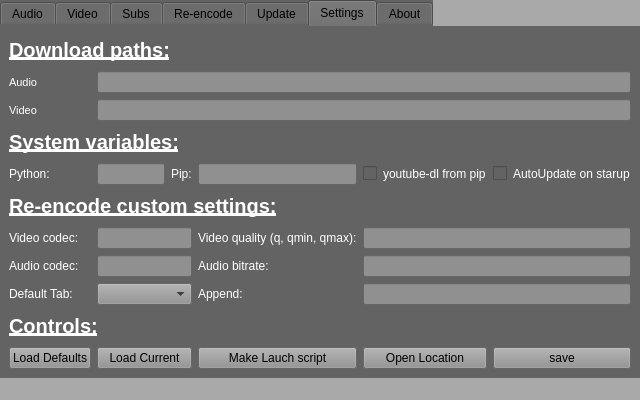
<?xml version="1.0" encoding="UTF-8"?>
<ui version="4.0">
 <class>ytdl</class>
 <widget class="QMainWindow" name="ytdl">
  <property name="geometry">
   <rect>
    <x>0</x>
    <y>0</y>
    <width>640</width>
    <height>400</height>
   </rect>
  </property>
  <property name="minimumSize">
   <size>
    <width>640</width>
    <height>400</height>
   </size>
  </property>
  <property name="palette">
   <palette>
    <active>
     <colorrole role="Button">
      <brush brushstyle="SolidPattern">
       <color alpha="255">
        <red>169</red>
        <green>169</green>
        <blue>169</blue>
       </color>
      </brush>
     </colorrole>
     <colorrole role="Base">
      <brush brushstyle="SolidPattern">
       <color alpha="255">
        <red>169</red>
        <green>169</green>
        <blue>169</blue>
       </color>
      </brush>
     </colorrole>
     <colorrole role="Window">
      <brush brushstyle="SolidPattern">
       <color alpha="255">
        <red>169</red>
        <green>169</green>
        <blue>169</blue>
       </color>
      </brush>
     </colorrole>
     <colorrole role="AlternateBase">
      <brush brushstyle="SolidPattern">
       <color alpha="255">
        <red>0</red>
        <green>0</green>
        <blue>0</blue>
       </color>
      </brush>
     </colorrole>
    </active>
    <inactive>
     <colorrole role="Button">
      <brush brushstyle="SolidPattern">
       <color alpha="255">
        <red>169</red>
        <green>169</green>
        <blue>169</blue>
       </color>
      </brush>
     </colorrole>
     <colorrole role="Base">
      <brush brushstyle="SolidPattern">
       <color alpha="255">
        <red>169</red>
        <green>169</green>
        <blue>169</blue>
       </color>
      </brush>
     </colorrole>
     <colorrole role="Window">
      <brush brushstyle="SolidPattern">
       <color alpha="255">
        <red>169</red>
        <green>169</green>
        <blue>169</blue>
       </color>
      </brush>
     </colorrole>
     <colorrole role="AlternateBase">
      <brush brushstyle="SolidPattern">
       <color alpha="255">
        <red>0</red>
        <green>0</green>
        <blue>0</blue>
       </color>
      </brush>
     </colorrole>
    </inactive>
    <disabled>
     <colorrole role="Button">
      <brush brushstyle="SolidPattern">
       <color alpha="255">
        <red>169</red>
        <green>169</green>
        <blue>169</blue>
       </color>
      </brush>
     </colorrole>
     <colorrole role="Base">
      <brush brushstyle="SolidPattern">
       <color alpha="255">
        <red>169</red>
        <green>169</green>
        <blue>169</blue>
       </color>
      </brush>
     </colorrole>
     <colorrole role="Window">
      <brush brushstyle="SolidPattern">
       <color alpha="255">
        <red>169</red>
        <green>169</green>
        <blue>169</blue>
       </color>
      </brush>
     </colorrole>
     <colorrole role="AlternateBase">
      <brush brushstyle="SolidPattern">
       <color alpha="255">
        <red>0</red>
        <green>0</green>
        <blue>0</blue>
       </color>
      </brush>
     </colorrole>
    </disabled>
   </palette>
  </property>
  <property name="windowTitle">
   <string>yt-dl</string>
  </property>
  <property name="windowIcon">
   <iconset>
    <normaloff>y.ico</normaloff>y.ico</iconset>
  </property>
  <property name="styleSheet">
   <string notr="true">background-color: #A9A9A9;</string>
  </property>
  <widget class="QWidget" name="centralwidget">
   <layout class="QHBoxLayout" name="horizontalLayout">
    <property name="leftMargin">
     <number>0</number>
    </property>
    <property name="topMargin">
     <number>0</number>
    </property>
    <property name="rightMargin">
     <number>0</number>
    </property>
    <property name="bottomMargin">
     <number>0</number>
    </property>
    <item>
     <widget class="QTabWidget" name="tabWidget">
      <property name="styleSheet">
       <string notr="true">background-color: #636363;  border-color: #000000;</string>
      </property>
      <property name="currentIndex">
       <number>5</number>
      </property>
      <widget class="QWidget" name="audio_tab">
       <attribute name="title">
        <string>Audio</string>
       </attribute>
       <layout class="QGridLayout" name="gridLayout_2">
        <item row="2" column="2">
         <widget class="QLabel" name="aud_playlist_label">
          <property name="styleSheet">
           <string notr="true">color: #FFFFFF;</string>
          </property>
          <property name="text">
           <string>1-3,7,9</string>
          </property>
         </widget>
        </item>
        <item row="2" column="1">
         <widget class="QLineEdit" name="aud_playlist_bar">
          <property name="enabled">
           <bool>false</bool>
          </property>
          <property name="styleSheet">
           <string notr="true">background-color: #707070;</string>
          </property>
         </widget>
        </item>
        <item row="2" column="3">
         <widget class="QPushButton" name="aud_download_button">
          <property name="styleSheet">
           <string notr="true">background-color: #909090;</string>
          </property>
          <property name="text">
           <string>Download</string>
          </property>
         </widget>
        </item>
        <item row="3" column="0" colspan="4">
         <widget class="QTextBrowser" name="aud_output_console">
          <property name="font">
           <font>
            <pointsize>10</pointsize>
           </font>
          </property>
          <property name="styleSheet">
           <string notr="true">background-color: #000000; color: #FFFFFF;</string>
          </property>
          <property name="openExternalLinks">
           <bool>true</bool>
          </property>
         </widget>
        </item>
        <item row="2" column="0">
         <widget class="QCheckBox" name="aud_playlist_checkbox">
          <property name="styleSheet">
           <string notr="true">Color: #FFFFFF;</string>
          </property>
          <property name="text">
           <string>playlist:</string>
          </property>
         </widget>
        </item>
        <item row="0" column="0">
         <widget class="QLabel" name="aud_url_label">
          <property name="styleSheet">
           <string notr="true">Color: #FFFFFF;</string>
          </property>
          <property name="text">
           <string>Url:</string>
          </property>
         </widget>
        </item>
        <item row="0" column="3">
         <widget class="QPushButton" name="aud_folder_button">
          <property name="styleSheet">
           <string notr="true">background-color: #909090;</string>
          </property>
          <property name="text">
           <string>Open</string>
          </property>
          <property name="icon">
           <iconset>
            <normaloff>gui/folder-open-solid.svg</normaloff>gui/folder-open-solid.svg</iconset>
          </property>
         </widget>
        </item>
        <item row="0" column="1">
         <widget class="QLineEdit" name="aud_url_bar">
          <property name="styleSheet">
           <string notr="true">background-color: #909090;</string>
          </property>
         </widget>
        </item>
        <item row="0" column="2">
         <widget class="QCheckBox" name="aud_login_checkbox">
          <property name="styleSheet">
           <string notr="true">Color: #FFFFFF;</string>
          </property>
          <property name="text">
           <string>use login</string>
          </property>
         </widget>
        </item>
       </layout>
      </widget>
      <widget class="QWidget" name="video_tab">
       <attribute name="title">
        <string>Video</string>
       </attribute>
       <layout class="QGridLayout" name="gridLayout_3">
        <item row="4" column="2">
         <widget class="QRadioButton" name="vid_best_radio">
          <property name="styleSheet">
           <string notr="true">color: #FFFFFF;</string>
          </property>
          <property name="text">
           <string>Best</string>
          </property>
         </widget>
        </item>
        <item row="4" column="3">
         <widget class="QRadioButton" name="vid_normal_radio">
          <property name="styleSheet">
           <string notr="true">color: #FFFFFF;</string>
          </property>
          <property name="text">
           <string>Normal</string>
          </property>
         </widget>
        </item>
        <item row="0" column="1">
         <widget class="QLabel" name="vid_url_label">
          <property name="styleSheet">
           <string notr="true">Color: #FFFFFF;</string>
          </property>
          <property name="text">
           <string>Url:</string>
          </property>
         </widget>
        </item>
        <item row="4" column="8">
         <widget class="QLabel" name="vid_guality2_label">
          <property name="styleSheet">
           <string notr="true">Color: #FFFFFF</string>
          </property>
          <property name="text">
           <string>Vid+Aud</string>
          </property>
         </widget>
        </item>
        <item row="4" column="4">
         <widget class="QRadioButton" name="vid_custom_radio">
          <property name="styleSheet">
           <string notr="true">color: #FFFFFF;</string>
          </property>
          <property name="text">
           <string>custom:</string>
          </property>
         </widget>
        </item>
        <item row="2" column="1">
         <widget class="QCheckBox" name="vid_playlist_checkbox">
          <property name="styleSheet">
           <string notr="true">Color: #FFFFFF;</string>
          </property>
          <property name="text">
           <string>playlist:</string>
          </property>
         </widget>
        </item>
        <item row="4" column="5" colspan="3">
         <widget class="QLineEdit" name="vid_quality_bar">
          <property name="enabled">
           <bool>false</bool>
          </property>
          <property name="styleSheet">
           <string notr="true">background-color: #707070;</string>
          </property>
         </widget>
        </item>
        <item row="2" column="2" colspan="6">
         <widget class="QLineEdit" name="vid_playlist_bar">
          <property name="enabled">
           <bool>false</bool>
          </property>
          <property name="styleSheet">
           <string notr="true">background-color: #707070;</string>
          </property>
         </widget>
        </item>
        <item row="2" column="9">
         <widget class="QPushButton" name="vid_download_button">
          <property name="styleSheet">
           <string notr="true">background-color: #909090;</string>
          </property>
          <property name="text">
           <string>Download</string>
          </property>
         </widget>
        </item>
        <item row="2" column="8">
         <widget class="QLabel" name="vid_playlist_label">
          <property name="styleSheet">
           <string notr="true">Color: #FFFFFF</string>
          </property>
          <property name="text">
           <string>1-3,7,9</string>
          </property>
         </widget>
        </item>
        <item row="4" column="1">
         <widget class="QLabel" name="vid_quality_label">
          <property name="styleSheet">
           <string notr="true">Color: #FFFFFF;</string>
          </property>
          <property name="text">
           <string>Quality:</string>
          </property>
         </widget>
        </item>
        <item row="4" column="9">
         <widget class="QPushButton" name="vid_quality_button">
          <property name="styleSheet">
           <string notr="true">background-color: #909090;</string>
          </property>
          <property name="text">
           <string>List quality</string>
          </property>
         </widget>
        </item>
        <item row="7" column="1" colspan="9">
         <widget class="QTextBrowser" name="vid_output_console">
          <property name="font">
           <font>
            <pointsize>10</pointsize>
           </font>
          </property>
          <property name="styleSheet">
           <string notr="true">background-color: #000000; color: #FFFFFF;</string>
          </property>
         </widget>
        </item>
        <item row="0" column="9">
         <widget class="QPushButton" name="vid_folder_button">
          <property name="styleSheet">
           <string notr="true">background-color: #909090;</string>
          </property>
          <property name="text">
           <string>Open</string>
          </property>
          <property name="icon">
           <iconset>
            <normaloff>gui/folder-open-solid.svg</normaloff>gui/folder-open-solid.svg</iconset>
          </property>
         </widget>
        </item>
        <item row="0" column="2" colspan="6">
         <widget class="QLineEdit" name="vid_url_bar">
          <property name="styleSheet">
           <string notr="true">background-color: #909090;</string>
          </property>
         </widget>
        </item>
        <item row="0" column="8">
         <widget class="QCheckBox" name="vid_login_checkbox">
          <property name="styleSheet">
           <string notr="true">Color: #FFFFFF;</string>
          </property>
          <property name="text">
           <string>use login</string>
          </property>
         </widget>
        </item>
       </layout>
      </widget>
      <widget class="QWidget" name="subs_tab">
       <attribute name="title">
        <string>Subs</string>
       </attribute>
       <layout class="QGridLayout" name="gridLayout_4">
        <item row="2" column="1">
         <widget class="QCheckBox" name="sub_lang_checkbox">
          <property name="styleSheet">
           <string notr="true">Color: #FFFFFF;</string>
          </property>
          <property name="text">
           <string>Lang:</string>
          </property>
         </widget>
        </item>
        <item row="2" column="6">
         <widget class="QPushButton" name="sub_lang_button">
          <property name="styleSheet">
           <string notr="true">background-color: #909090;</string>
          </property>
          <property name="text">
           <string>List lang</string>
          </property>
         </widget>
        </item>
        <item row="1" column="1">
         <widget class="QCheckBox" name="sub_playlist_checkbox">
          <property name="styleSheet">
           <string notr="true">Color: #FFFFFF;</string>
          </property>
          <property name="text">
           <string>playlist:</string>
          </property>
         </widget>
        </item>
        <item row="1" column="3" colspan="2">
         <widget class="QLineEdit" name="sub_playlist_bar">
          <property name="enabled">
           <bool>false</bool>
          </property>
          <property name="styleSheet">
           <string notr="true">background-color: #707070;</string>
          </property>
          <property name="text">
           <string/>
          </property>
         </widget>
        </item>
        <item row="2" column="3">
         <widget class="QLineEdit" name="sub_lang_bar">
          <property name="enabled">
           <bool>false</bool>
          </property>
          <property name="styleSheet">
           <string notr="true">background-color: #707070;</string>
          </property>
         </widget>
        </item>
        <item row="0" column="6">
         <widget class="QPushButton" name="sub_folder_button">
          <property name="styleSheet">
           <string notr="true">background-color: #909090;</string>
          </property>
          <property name="text">
           <string>Open</string>
          </property>
          <property name="icon">
           <iconset>
            <normaloff>gui/folder-open-solid.svg</normaloff>gui/folder-open-solid.svg</iconset>
          </property>
         </widget>
        </item>
        <item row="1" column="6">
         <widget class="QPushButton" name="sub_download_button">
          <property name="styleSheet">
           <string notr="true">background-color: #909090;</string>
          </property>
          <property name="text">
           <string>Download</string>
          </property>
         </widget>
        </item>
        <item row="0" column="1">
         <widget class="QLabel" name="sub_url_label">
          <property name="styleSheet">
           <string notr="true">Color: #FFFFFF;</string>
          </property>
          <property name="text">
           <string>Url:</string>
          </property>
         </widget>
        </item>
        <item row="2" column="4">
         <widget class="QLabel" name="sub_lang_label">
          <property name="styleSheet">
           <string notr="true">Color: #FFFFFF</string>
          </property>
          <property name="text">
           <string>def (en)</string>
          </property>
         </widget>
        </item>
        <item row="4" column="1" colspan="6">
         <widget class="QTextBrowser" name="sub_output_console">
          <property name="font">
           <font>
            <pointsize>10</pointsize>
           </font>
          </property>
          <property name="styleSheet">
           <string notr="true">background-color: #000000; color: #FFFFFF;</string>
          </property>
         </widget>
        </item>
        <item row="0" column="3">
         <widget class="QLineEdit" name="sub_url_bar">
          <property name="styleSheet">
           <string notr="true">background-color: #909090</string>
          </property>
         </widget>
        </item>
        <item row="0" column="4">
         <widget class="QCheckBox" name="sub_login_checkbox">
          <property name="styleSheet">
           <string notr="true">Color: #FFFFFF;</string>
          </property>
          <property name="text">
           <string>use login</string>
          </property>
         </widget>
        </item>
       </layout>
      </widget>
      <widget class="QWidget" name="reencode_tab">
       <attribute name="title">
        <string>Re-encode</string>
       </attribute>
       <layout class="QGridLayout" name="gridLayout_5">
        <item row="4" column="5">
         <widget class="QPushButton" name="ree_folder_button">
          <property name="styleSheet">
           <string notr="true">background-color: #909090;</string>
          </property>
          <property name="text">
           <string/>
          </property>
          <property name="icon">
           <iconset>
            <normaloff>gui/folder-open-solid.svg</normaloff>gui/folder-open-solid.svg</iconset>
          </property>
         </widget>
        </item>
        <item row="2" column="1">
         <widget class="QLineEdit" name="ree_audioc_bar">
          <property name="styleSheet">
           <string notr="true">background-color: #909090;</string>
          </property>
         </widget>
        </item>
        <item row="4" column="1">
         <widget class="QLineEdit" name="ree_location_bar">
          <property name="styleSheet">
           <string notr="true">background-color: #909090;</string>
          </property>
          <property name="dragEnabled">
           <bool>true</bool>
          </property>
         </widget>
        </item>
        <item row="2" column="0">
         <widget class="QLabel" name="ree_audioc_label">
          <property name="styleSheet">
           <string notr="true">Color: #FFFFFF;</string>
          </property>
          <property name="text">
           <string>Audio codec:</string>
          </property>
         </widget>
        </item>
        <item row="4" column="3" colspan="2">
         <widget class="QLineEdit" name="ree_append_bar">
          <property name="styleSheet">
           <string notr="true">background-color: #909090;</string>
          </property>
         </widget>
        </item>
        <item row="1" column="6">
         <widget class="QComboBox" name="ree_settings_combobox">
          <property name="styleSheet">
           <string notr="true">background-color: #909090;</string>
          </property>
         </widget>
        </item>
        <item row="1" column="1">
         <widget class="QLineEdit" name="ree_videoc_bar">
          <property name="styleSheet">
           <string notr="true">background-color: #909090;</string>
          </property>
         </widget>
        </item>
        <item row="2" column="3" colspan="3">
         <widget class="QLineEdit" name="ree_audiob_bar">
          <property name="styleSheet">
           <string notr="true">background-color: #909090;</string>
          </property>
         </widget>
        </item>
        <item row="1" column="0">
         <widget class="QLabel" name="ree_videoc_label">
          <property name="styleSheet">
           <string notr="true">Color: #FFFFFF;</string>
          </property>
          <property name="text">
           <string>Video codec:</string>
          </property>
         </widget>
        </item>
        <item row="4" column="2">
         <widget class="QLabel" name="ree_append_label">
          <property name="styleSheet">
           <string notr="true">Color: #FFFFFF;</string>
          </property>
          <property name="text">
           <string>append:</string>
          </property>
         </widget>
        </item>
        <item row="4" column="0">
         <widget class="QLabel" name="ree_location_label">
          <property name="styleSheet">
           <string notr="true">Color: #FFFFFF;</string>
          </property>
          <property name="text">
           <string>Location:</string>
          </property>
         </widget>
        </item>
        <item row="1" column="2">
         <widget class="QLabel" name="ree_videoq_label">
          <property name="styleSheet">
           <string notr="true">Color: #FFFFFF;</string>
          </property>
          <property name="text">
           <string>Video q,qmin,qmax:</string>
          </property>
         </widget>
        </item>
        <item row="1" column="3" colspan="3">
         <widget class="QLineEdit" name="ree_videoq_bar">
          <property name="styleSheet">
           <string notr="true">background-color: #909090;</string>
          </property>
         </widget>
        </item>
        <item row="2" column="2">
         <widget class="QLabel" name="ree_audiob_label">
          <property name="styleSheet">
           <string notr="true">Color: #FFFFFF;</string>
          </property>
          <property name="text">
           <string>Audio bitrate:</string>
          </property>
         </widget>
        </item>
        <item row="1" column="7">
         <widget class="QPushButton" name="ree_settings_button">
          <property name="enabled">
           <bool>true</bool>
          </property>
          <property name="styleSheet">
           <string notr="true">background-color: #909090;</string>
          </property>
          <property name="text">
           <string/>
          </property>
          <property name="icon">
           <iconset>
            <normaloff>gui/save-solid.svg</normaloff>gui/save-solid.svg</iconset>
          </property>
         </widget>
        </item>
        <item row="2" column="6" colspan="2">
         <widget class="QPushButton" name="ree_reencode_button">
          <property name="styleSheet">
           <string notr="true">background-color: #909090;</string>
          </property>
          <property name="text">
           <string>Re-encode</string>
          </property>
         </widget>
        </item>
        <item row="4" column="6" colspan="2">
         <widget class="QPushButton" name="ree_choose_button">
          <property name="styleSheet">
           <string notr="true">background-color: #909090;</string>
          </property>
          <property name="text">
           <string>Choose</string>
          </property>
         </widget>
        </item>
        <item row="6" column="0" colspan="8">
         <widget class="QTextBrowser" name="ree_output_console">
          <property name="font">
           <font>
            <pointsize>10</pointsize>
           </font>
          </property>
          <property name="styleSheet">
           <string notr="true">background-color: #000000; color: #FFFFFF;</string>
          </property>
         </widget>
        </item>
       </layout>
       <zorder>ree_settings_button</zorder>
       <zorder>ree_videoq_label</zorder>
       <zorder>ree_settings_combobox</zorder>
       <zorder>ree_videoc_label</zorder>
       <zorder>ree_audioc_bar</zorder>
       <zorder>ree_audiob_label</zorder>
       <zorder>ree_location_bar</zorder>
       <zorder>ree_append_label</zorder>
       <zorder>ree_videoc_bar</zorder>
       <zorder>ree_audioc_label</zorder>
       <zorder>ree_choose_button</zorder>
       <zorder>ree_reencode_button</zorder>
       <zorder>ree_append_bar</zorder>
       <zorder>ree_output_console</zorder>
       <zorder>ree_location_label</zorder>
       <zorder>ree_folder_button</zorder>
       <zorder>ree_audiob_bar</zorder>
       <zorder>ree_videoq_bar</zorder>
      </widget>
      <widget class="QWidget" name="update_tab">
       <attribute name="title">
        <string>Update</string>
       </attribute>
       <layout class="QGridLayout" name="gridLayout_6">
        <item row="1" column="1" colspan="4">
         <widget class="QTextBrowser" name="upd_output_console">
          <property name="font">
           <font>
            <pointsize>10</pointsize>
           </font>
          </property>
          <property name="styleSheet">
           <string notr="true">background-color: #000000; color: #FFFFFF;</string>
          </property>
         </widget>
        </item>
        <item row="0" column="1" colspan="2">
         <widget class="QComboBox" name="upd_update_combobox">
          <property name="styleSheet">
           <string notr="true">background-color: #909090;</string>
          </property>
         </widget>
        </item>
        <item row="0" column="4">
         <widget class="QPushButton" name="upd_auto_button">
          <property name="styleSheet">
           <string notr="true">background-color: #909090;</string>
          </property>
          <property name="text">
           <string>AutoUpdate=True</string>
          </property>
         </widget>
        </item>
        <item row="0" column="3">
         <widget class="QPushButton" name="upd_update_button">
          <property name="styleSheet">
           <string notr="true">background-color: #909090;</string>
          </property>
          <property name="text">
           <string>Update</string>
          </property>
         </widget>
        </item>
       </layout>
      </widget>
      <widget class="QWidget" name="settings_tab">
       <attribute name="title">
        <string>Settings</string>
       </attribute>
       <layout class="QGridLayout" name="gridLayout_7">
        <item row="9" column="3">
         <widget class="QLabel" name="set_Append_label">
          <property name="styleSheet">
           <string notr="true">Color: #FFFFFF;</string>
          </property>
          <property name="text">
           <string>Append:</string>
          </property>
         </widget>
        </item>
        <item row="10" column="0" colspan="6">
         <widget class="QLabel" name="set_controls_label">
          <property name="font">
           <font>
            <pointsize>15</pointsize>
            <weight>75</weight>
            <bold>true</bold>
            <underline>true</underline>
           </font>
          </property>
          <property name="styleSheet">
           <string notr="true">Color: #FFFFFF;</string>
          </property>
          <property name="text">
           <string>Controls:</string>
          </property>
         </widget>
        </item>
        <item row="5" column="1">
         <widget class="QLineEdit" name="set_py_bar">
          <property name="styleSheet">
           <string notr="true">background-color: #909090;</string>
          </property>
         </widget>
        </item>
        <item row="5" column="5">
         <widget class="QCheckBox" name="set_aup_checkbox">
          <property name="styleSheet">
           <string notr="true">Color: #FFFFFF;</string>
          </property>
          <property name="text">
           <string>AutoUpdate on starup</string>
          </property>
         </widget>
        </item>
        <item row="7" column="3">
         <widget class="QLabel" name="set_Vqual_label">
          <property name="styleSheet">
           <string notr="true">Color: #FFFFFF;</string>
          </property>
          <property name="text">
           <string>Video quality (q, qmin, qmax):</string>
          </property>
         </widget>
        </item>
        <item row="4" column="0" colspan="6">
         <widget class="QLabel" name="set_system_label">
          <property name="font">
           <font>
            <pointsize>15</pointsize>
            <weight>75</weight>
            <bold>true</bold>
            <underline>true</underline>
           </font>
          </property>
          <property name="styleSheet">
           <string notr="true">Color: #FFFFFF;</string>
          </property>
          <property name="text">
           <string>System variables:</string>
          </property>
         </widget>
        </item>
        <item row="5" column="2">
         <widget class="QLabel" name="set_pip_label">
          <property name="styleSheet">
           <string notr="true">Color: #FFFFFF;</string>
          </property>
          <property name="text">
           <string>Pip:</string>
          </property>
         </widget>
        </item>
        <item row="11" column="3">
         <widget class="QPushButton" name="set_launch_button">
          <property name="styleSheet">
           <string notr="true">background-color: #909090;</string>
          </property>
          <property name="text">
           <string>Make Lauch script</string>
          </property>
         </widget>
        </item>
        <item row="1" column="0">
         <widget class="QLabel" name="set_audio_label">
          <property name="font">
           <font>
            <pointsize>8</pointsize>
           </font>
          </property>
          <property name="styleSheet">
           <string notr="true">Color: #FFFFFF;</string>
          </property>
          <property name="text">
           <string>Audio</string>
          </property>
         </widget>
        </item>
        <item row="9" column="0">
         <widget class="QLabel" name="set_Tab_label">
          <property name="styleSheet">
           <string notr="true">Color: #FFFFFF;</string>
          </property>
          <property name="text">
           <string>Default Tab:</string>
          </property>
         </widget>
        </item>
        <item row="11" column="4">
         <widget class="QPushButton" name="set_folder_button">
          <property name="styleSheet">
           <string notr="true">background-color: #909090;</string>
          </property>
          <property name="text">
           <string>Open Location</string>
          </property>
          <property name="icon">
           <iconset>
            <normaloff>gui/folder-open-solid.svg</normaloff>gui/folder-open-solid.svg</iconset>
          </property>
         </widget>
        </item>
        <item row="9" column="1" colspan="2">
         <widget class="QComboBox" name="set_Tab_combobox">
          <property name="styleSheet">
           <string notr="true">background-color: #909090;</string>
          </property>
         </widget>
        </item>
        <item row="3" column="0">
         <widget class="QLabel" name="set_videos_label">
          <property name="font">
           <font>
            <pointsize>8</pointsize>
           </font>
          </property>
          <property name="styleSheet">
           <string notr="true">Color: #FFFFFF;</string>
          </property>
          <property name="text">
           <string>Video</string>
          </property>
         </widget>
        </item>
        <item row="8" column="0">
         <widget class="QLabel" name="set_Acodec_label">
          <property name="styleSheet">
           <string notr="true">Color: #FFFFFF;</string>
          </property>
          <property name="text">
           <string>Audio codec:</string>
          </property>
         </widget>
        </item>
        <item row="5" column="4">
         <widget class="QCheckBox" name="set_ydpip_checkbox">
          <property name="styleSheet">
           <string notr="true">Color: #FFFFFF;</string>
          </property>
          <property name="text">
           <string>youtube-dl from pip</string>
          </property>
         </widget>
        </item>
        <item row="8" column="1" colspan="2">
         <widget class="QLineEdit" name="set_Acodec_bar">
          <property name="styleSheet">
           <string notr="true">background-color: #909090;</string>
          </property>
         </widget>
        </item>
        <item row="7" column="0">
         <widget class="QLabel" name="set_Vcodec_label">
          <property name="styleSheet">
           <string notr="true">Color: #FFFFFF;</string>
          </property>
          <property name="text">
           <string>Video codec:</string>
          </property>
         </widget>
        </item>
        <item row="5" column="0">
         <widget class="QLabel" name="set_py_label">
          <property name="styleSheet">
           <string notr="true">Color: #FFFFFF;</string>
          </property>
          <property name="text">
           <string>Python:</string>
          </property>
         </widget>
        </item>
        <item row="6" column="0" colspan="6">
         <widget class="QLabel" name="set_reencode_label">
          <property name="font">
           <font>
            <pointsize>15</pointsize>
            <weight>75</weight>
            <bold>true</bold>
            <underline>true</underline>
           </font>
          </property>
          <property name="styleSheet">
           <string notr="true">Color: #FFFFFF;</string>
          </property>
          <property name="text">
           <string>Re-encode custom settings:</string>
          </property>
         </widget>
        </item>
        <item row="11" column="5">
         <widget class="QPushButton" name="set_save_button">
          <property name="styleSheet">
           <string notr="true">background-color: #909090;</string>
          </property>
          <property name="text">
           <string>save</string>
          </property>
          <property name="icon">
           <iconset>
            <normaloff>gui/save-solid.svg</normaloff>gui/save-solid.svg</iconset>
          </property>
         </widget>
        </item>
        <item row="8" column="4" colspan="2">
         <widget class="QLineEdit" name="set_Abit_bar">
          <property name="styleSheet">
           <string notr="true">background-color: #909090;</string>
          </property>
         </widget>
        </item>
        <item row="11" column="0">
         <widget class="QPushButton" name="set_loaddef_button">
          <property name="styleSheet">
           <string notr="true">background-color: #909090;</string>
          </property>
          <property name="text">
           <string>Load Defaults</string>
          </property>
         </widget>
        </item>
        <item row="7" column="1" colspan="2">
         <widget class="QLineEdit" name="set_Vcodec_bar">
          <property name="styleSheet">
           <string notr="true">background-color: #909090;</string>
          </property>
         </widget>
        </item>
        <item row="7" column="4" colspan="2">
         <widget class="QLineEdit" name="set_Vqual_bar">
          <property name="styleSheet">
           <string notr="true">background-color: #909090;</string>
          </property>
         </widget>
        </item>
        <item row="5" column="3">
         <widget class="QLineEdit" name="set_pip_bar">
          <property name="styleSheet">
           <string notr="true">background-color: #909090;</string>
          </property>
         </widget>
        </item>
        <item row="8" column="3">
         <widget class="QLabel" name="set_Abit_label">
          <property name="styleSheet">
           <string notr="true">Color: #FFFFFF;</string>
          </property>
          <property name="text">
           <string>Audio bitrate:</string>
          </property>
         </widget>
        </item>
        <item row="11" column="1" colspan="2">
         <widget class="QPushButton" name="set_loadcur_button">
          <property name="styleSheet">
           <string notr="true">background-color: #909090;</string>
          </property>
          <property name="text">
           <string>Load Current</string>
          </property>
         </widget>
        </item>
        <item row="9" column="4" colspan="2">
         <widget class="QLineEdit" name="set_Append_bar">
          <property name="styleSheet">
           <string notr="true">background-color: #909090;</string>
          </property>
         </widget>
        </item>
        <item row="0" column="0" colspan="6">
         <widget class="QLabel" name="set_download_label">
          <property name="font">
           <font>
            <pointsize>15</pointsize>
            <weight>75</weight>
            <bold>true</bold>
            <underline>true</underline>
           </font>
          </property>
          <property name="styleSheet">
           <string notr="true">Color: #FFFFFF;</string>
          </property>
          <property name="text">
           <string>Download paths:</string>
          </property>
         </widget>
        </item>
        <item row="3" column="1" colspan="5">
         <widget class="QLineEdit" name="set_videos_bar">
          <property name="styleSheet">
           <string notr="true">background-color: #909090;</string>
          </property>
         </widget>
        </item>
        <item row="1" column="1" colspan="5">
         <widget class="QLineEdit" name="set_audio_bar">
          <property name="styleSheet">
           <string notr="true">background-color: #909090;</string>
          </property>
         </widget>
        </item>
       </layout>
      </widget>
      <widget class="QWidget" name="about_tab">
       <attribute name="title">
        <string>About</string>
       </attribute>
       <layout class="QGridLayout" name="gridLayout">
        <item row="0" column="0">
         <widget class="QTextBrowser" name="about_box">
          <property name="styleSheet">
           <string notr="true">background-color: #000000; color: #FFFFFF;</string>
          </property>
          <property name="openExternalLinks">
           <bool>true</bool>
          </property>
         </widget>
        </item>
       </layout>
      </widget>
     </widget>
    </item>
   </layout>
  </widget>
  <widget class="QStatusBar" name="statusbar"/>
 </widget>
 <resources/>
 <connections/>
</ui>
